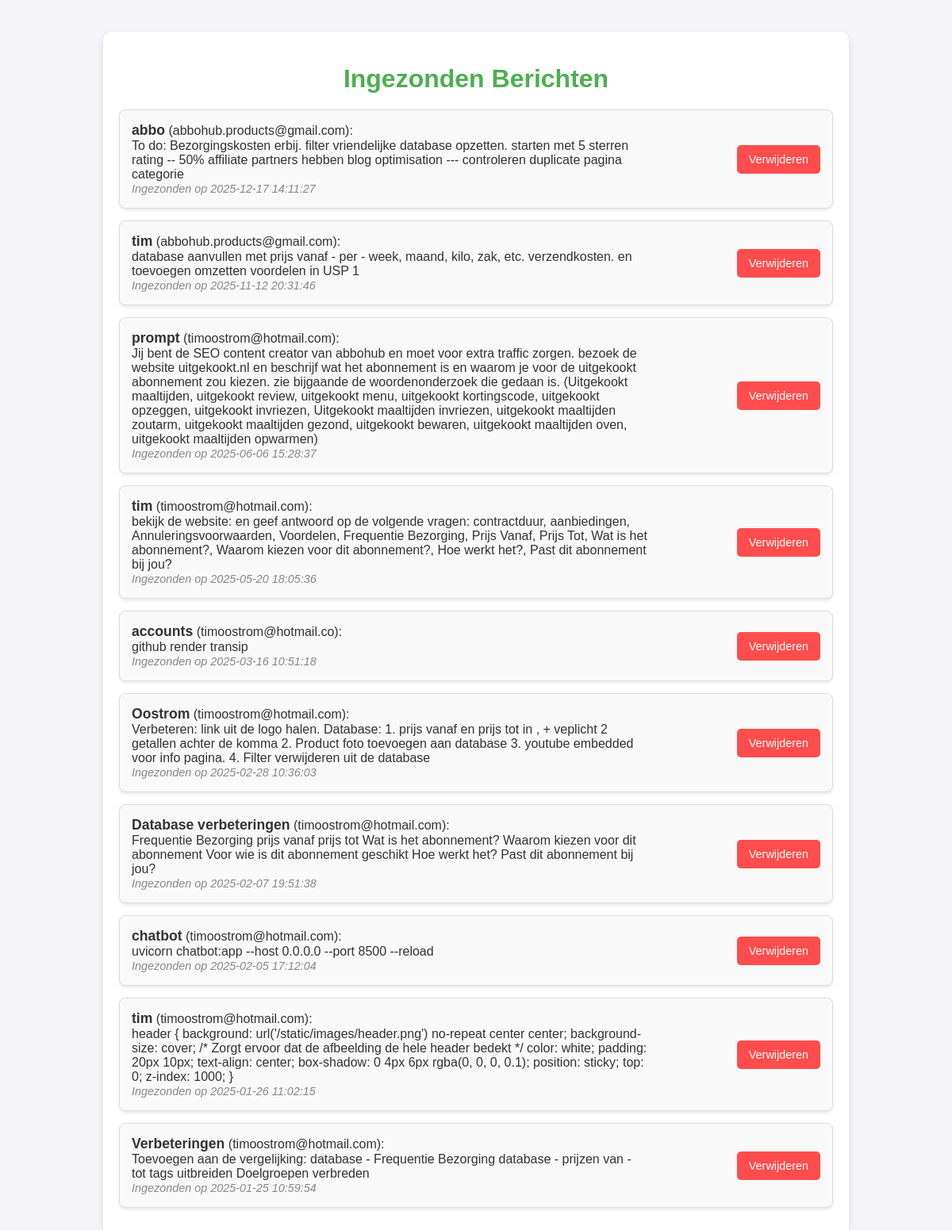
The app's page /berichten with its own data.
### app.py (models this page shows, shortened)
class ContactBericht(db.Model):
    id = db.Column(db.Integer, primary_key=True)
    naam = db.Column(db.String(100), nullable=False)
    email = db.Column(db.String(120), nullable=False)
    bericht = db.Column(db.Text, nullable=False)
    datum = db.Column(db.DateTime, default=db.func.current_timestamp())

### app.py (the view)
@app.route('/berichten')
def berichten():
    alle_berichten = ContactBericht.query.order_by(ContactBericht.datum.desc()).all()
    return render_template('berichten.html', berichten=alle_berichten)

### app.py (called while the page is built)
@app.before_request
def enforce_trailing_slash():
    if request.path.startswith("/blog") and not request.path.endswith("/"):
        return redirect(request.path + "/", code=301)

### templates/berichten.html (shortened to what this page needs)
<!DOCTYPE html>
<html lang="nl">
<head>
</head>
<body>
    <div class="container">
        <h1>Ingezonden Berichten</h1>
        <ul>
            {% for bericht in berichten %}
                <li>
                    <div class="message-details">
                        <strong>{{ bericht.naam }}</strong> ({{ bericht.email }}):<br>
                        {{ bericht.bericht }}<br>
                        <em>Ingezonden op {{ bericht.datum }}</em>
                    </div>
                    <form action="{{ url_for('verwijder_bericht', id=bericht.id) }}" method="POST">
                        <button class="delete-button" type="submit" onclick="return confirm('Weet je zeker dat je dit bericht wilt verwijderen?')">Verwijderen</button>
                    </form>
                </li>
            {% endfor %}
        </ul>
    </div>
</body>
</html>

### templates/berichten.html (style rules this page uses)
body { font-family: Arial, sans-serif; margin: 0; padding: 0; background-color: #f4f4f9; color: #333; }
.container { max-width: 900px; margin: 40px auto; padding: 20px; background-color: #fff; border-radius: 10px; box-shadow: 0 4px 8px rgba(0, 0, 0, 0.1); }
h1 { text-align: center; color: #4CAF50; margin-bottom: 20px; }
ul { list-style: none; padding: 0; }
li { margin-bottom: 15px; padding: 15px; background-color: #f9f9f9; border: 1px solid #ddd; border-radius: 8px; display: flex; justify-content: space-between; align-items: center; box-shadow: 0 2px 4px rgba(0, 0, 0, 0.1); }
.message-details { max-width: 75%; }
.message-details strong { font-size: 1.1rem; color: #333; }
.message-details em { font-size: 0.9rem; color: #888; }
.delete-button { background-color: #ff4d4d; color: white; border: none; border-radius: 5px; padding: 10px 15px; cursor: pointer; font-size: 0.9rem; transition: background-color 0.3s ease; }

### records on screen
ContactBericht: naam "abbo", email "abbohub.products@gmail.com", bericht "To do: Bezorgingskosten erbij. filter vriendelijke database opzetten. starten met 5 sterren rating -- 50% affiliate partners hebben blog optimisation --- controleren duplicate pagina categorie", datum "2025-12-17 14:11:27"
ContactBericht: naam "tim", email "abbohub.products@gmail.com", bericht "database aanvullen met prijs vanaf - per - week, maand, kilo, zak, etc. verzendkosten. en toevoegen omzetten voordelen in USP 1", datum "2025-11-12 20:31:46"
ContactBericht: naam "prompt", email "timoostrom@hotmail.com", bericht "Jij bent de SEO content creator van abbohub en moet voor extra traffic zorgen. bezoek de website uitgekookt.nl en beschrijf wat het abonnement is en waarom je voor de uitgekookt abonnement zou kiezen. zie bijgaande de woordenonderzoek die gedaan is. (Uitgekookt maaltijden, uitgekookt review, uitgekookt menu, uitgekookt kortingscode, uitgekookt opzeggen, uitgekookt invriezen, Uitgekookt maaltijden invriezen, uitgekookt maaltijden zoutarm, uitgekookt maaltijden gezond, uitgekookt bewaren, uitgekookt maaltijden oven, uitgekookt maaltijden opwarmen)", datum "2025-06-06 15:28:37"
ContactBericht: naam "tim", email "timoostrom@hotmail.com", bericht "bekijk de website: en geef antwoord op de volgende vragen: contractduur, aanbiedingen, Annuleringsvoorwaarden, Voordelen, Frequentie Bezorging, Prijs Vanaf, Prijs Tot, Wat is het abonnement?, Waarom kiezen voor dit abonnement?, Hoe werkt het?, Past dit abonnement bij jou?", datum "2025-05-20 18:05:36"
ContactBericht: naam "accounts", email "timoostrom@hotmail.co", bericht "github render transip", datum "2025-03-16 10:51:18"
ContactBericht: naam "Oostrom", email "timoostrom@hotmail.com", bericht "Verbeteren: link uit de logo halen. Database: 1. prijs vanaf en prijs tot in , + veplicht 2 getallen achter de komma 2. Product foto toevoegen aan database 3. youtube embedded voor info pagina. 4. Filter verwijderen uit de database", datum "2025-02-28 10:36:03"
ContactBericht: naam "Database verbeteringen", email "timoostrom@hotmail.com", bericht "Frequentie Bezorging prijs vanaf prijs tot Wat is het abonnement? Waarom kiezen voor dit abonnement Voor wie is dit abonnement geschikt Hoe werkt het? Past dit abonnement bij jou?", datum "2025-02-07 19:51:38"
ContactBericht: naam "chatbot", email "timoostrom@hotmail.com", bericht "uvicorn chatbot:app --host 0.0.0.0 --port 8500 --reload", datum "2025-02-05 17:12:04"
ContactBericht: naam "tim", email "timoostrom@hotmail.com", bericht "header { background: url('/static/images/header.png') no-repeat center center; background-size: cover; /* Zorgt ervoor dat de afbeelding de hele header bedekt */ color: white; padding: 20px 10px; text-align: center; box-shadow: 0 4px 6px rgba(0, 0, 0, 0.1); position: sticky; top: 0; z-index: 1000; }", datum "2025-01-26 11:02:15"
ContactBericht: naam "Verbeteringen", email "timoostrom@hotmail.com", bericht "Toevoegen aan de vergelijking: database - Frequentie Bezorging database - prijzen van - tot tags uitbreiden Doelgroepen verbreden", datum "2025-01-25 10:59:54"
